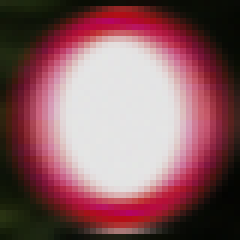
#> input picture data/train/no_drive/22974.png, 40 x 40 px, given in place of pedistrain.png, which was not available (shown 6 times larger)
$ python main.py
#> lines starting #> are read from the running program, lines starting #| are printed output that depends on the picture; after the words box and inside, x2 and y2 are one past the last pixel; in counts of white or black regions, pixels touching at a corner belong together; pictures that were not available may be replaced by others from this repository, and a replacement may not be noted
#> `pedistrain = cv.resize(cv.imread("pedistrain.png"), (64, 64))`:
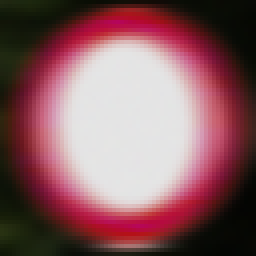
#> pedistrain: shape (64, 64, 3) (shown 4 times larger); mean B, G, R 98.4, 93.2, 136.5
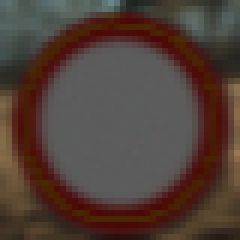
#> input picture data/train/no_drive/23210.png, 40 x 40 px, given in place of noDrive.png, which was not available (shown 6 times larger)
#> further down, frame is the input picture: shape (40, 40, 3); mean B, G, R 98.5, 93.2, 136.5
import cv2 as cv
import numpy as np

def tsd(frame):
    hsv = cv.cvtColor(frame,cv.COLOR_BGR2HSV)
#> hsv: shape (40, 40, 3); mean H, S, V 86.7, 116, 137.4
    cv.imshow("hsv",hsv)
    blur = cv.blur(hsv,(5,5))
#> blur: shape (40, 40, 3); mean H, S, V 86.9, 116.4, 138.5
    cv.imshow("blur", blur)
    thresh=cv.inRange(blur,(89,124,73),(255,255,255))
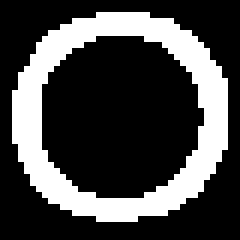
#> thresh: shape (40, 40) (shown 6 times larger); 27.7% white; 1 white region, box (x1, y1, x2, y2) and area: (2, 2, 38, 37) 443
    # cv.imshow("thresh", thresh)
    thresh=cv.erode(thresh,None,iterations=2)
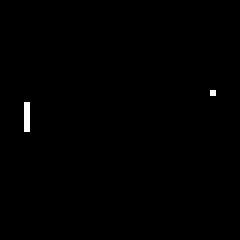
#> thresh: shape (40, 40) (shown 6 times larger); 0.38% white in thin lines or dots, all inside (x1, y1, x2, y2) = (4, 15, 36, 22)
    thresh= cv.dilate(thresh,None,iterations=4)
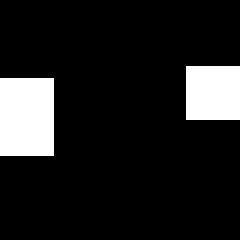
#> thresh: shape (40, 40) (shown 6 times larger); 12.4% white; 2 white regions
    cv.imshow("thresh", thresh)
    countours = cv.findContours(thresh,cv.RETR_TREE,cv.CHAIN_APPROX_SIMPLE)
#> countours = 2 contours; box (x1, y1, x2, y2) and area: (0, 13, 9, 26) 96, (31, 11, 40, 20) 64
    countours = countours[1]
#> countours = [[1, -1, -1, -1], [-1, 0, -1, -1]]
    height,weight=thresh.shape
#> height = 40; weight = 40
    roiImg = []
    for cnt in countours:
        cnt = sorted(countours,key=cv.contourArea,reverse=True)[0]
        rect=cv.minAreaRect(cnt)
        box = np.int0(cv.boxPoints(rect))
        cv.drawContours(frame,[box],-1,(0,255,0),3)
        cv.imshow("frame",frame)
        (x,y,w,h)=cv.boundingRect(cnt)
        min_x,min_y=weight,height
        max_x=max_y=0
        min_x,max_x = min(x,min_x),max(x+w,max_x)
        min_y,max_y = min(y,min_y),max(y+h,max_y)
        roiImg= frame [min_y:max_y,min_x:max_x]
        cv.imshow("roiImg", roiImg)
#> this loop made 1 pass

    return roiImg


def tsr(roiImg,examples_arr):
    try:
        resizedRoi = cv.resize(roiImg, (64, 64))
        sign = cv.inRange(resizedRoi, (89, 91, 149), (255, 255, 255))
        pedistrain= cv.inRange(examples_arr[0], (89, 91, 149), (255, 255, 255))
        no_drive= cv.inRange(examples_arr[1], (89, 91, 149), (255, 255, 255))

        pedistrain_val=0
        no_drive_val=0

        for i in range(64):
            for j in range(64):
                if (sign[i][j]==pedistrain[i][j]):
                    pedistrain_val+=1
                if (sign[i][j]==no_drive[i][j]):
                    no_drive_val+=1

        if pedistrain_val>no_drive_val:
             print("pedistrain")
        else:
            print("no_drive")
    except:
        pass

cap =cv.VideoCapture(0)
pedistrain = cv.resize(cv.imread("pedistrain.png"), (64, 64))
no_drive = cv.resize(cv.imread("noDrive.png"), (64, 64))

while (True):
    ret,frame= cap.read()

#> (the run stopped early here; a loop or call above may not have finished)
